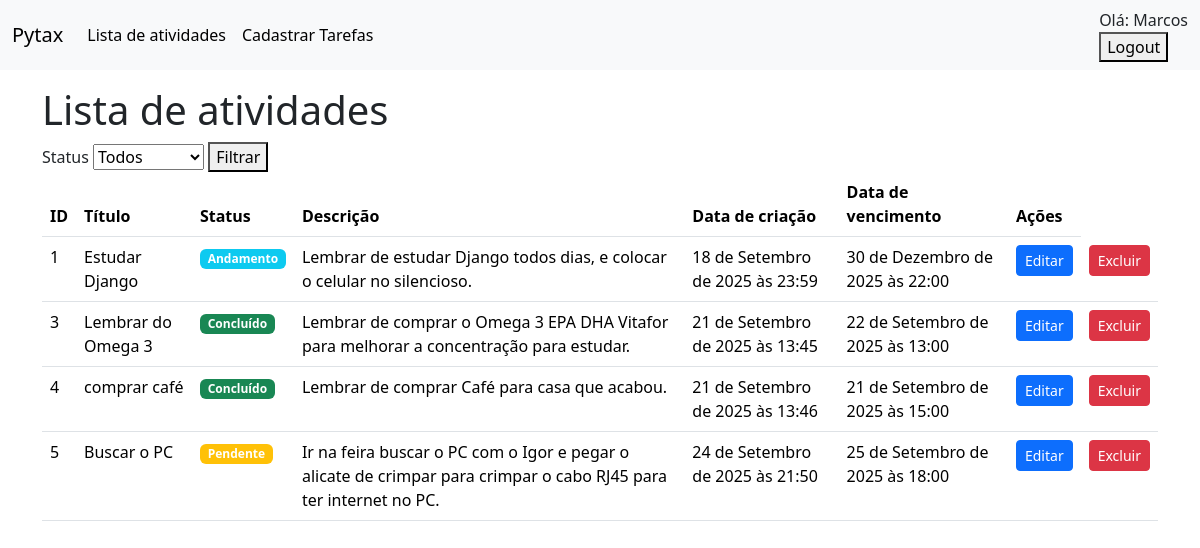
The app's page / (signed in) with its own data.
### tasks/models.py (models this page shows, shortened)
class Task(models.Model):
    STATUS_CHOICES = [
        ("P", "Pendente"),
        ("A", "Andamento"),
        ("C", "Conluído")
    ]
    title = models.CharField(max_length=255)
    description = models.TextField()
    status = models.CharField(max_length=1, choices=STATUS_CHOICES, default='P')
    created_at = models.DateTimeField(auto_now_add=True)
    due_date = models.DateTimeField()

### tasks/views.py (the view)
# urls.py: path('', TaskListView.as_view(), name = 'task-list'),
@method_decorator(login_required, name='dispatch')
class TaskListView(ListView):
    model = Task
    template_name = 'tasks/task_list.html'
    context_object_name = 'tasks'
    def get_queryset(self):
        queryset = super().get_queryset()
        status = self.request.GET.get('status')
        if status:
            queryset = queryset.filter(status=status)
        return queryset

### tasks/templates/tasks/task_list.html (shortened to what this page needs)
{% extends "base.html" %}
{% block content %}
    <h1>Lista de atividades</h1>
    <form method="get" action="{% url 'task-list' %}">
      <label for="status">Status</label>
        <select name="status" id="status">
          <option value="">Todos</option>
        </select>
        <button type="submit">Filtrar</button>
    </form>
    <table class="table">
  <thead>
    <tr>
      <th scope="col">ID</th>
      <th scope="col">Título</th>
      <th scope="col">Status</th>
      <th scope="col">Descrição</th>
      <th scope="col">Data de criação</th>
      <th scope="col">Data de vencimento</th>
      <th scope="col">Ações</th>
    </tr>
  </thead>
  <tbody>
    {% for task in tasks %}
    <tr>
       <td>{{task.pk}}</td>
      <td>{{task.title}}</td>
      <td>
        {% if task.status == 'P' %}
          <span class="badge bg-warning" title="Pendente" >Pendente</span>
      {% elif task.status == 'A' %}
        <span class="badge bg-info" title="Andamento" >Andamento</span>
      {% elif task.status == 'C' %}
        <span class="badge bg-success" title="Concluido" >Concluído</span>
      {% endif %}
      </td>
      <td>{{task.description}}</td>
      <td>{{task.created_at}}</td>
      <td>{{task.due_date}}</td>
      <td>
        <a href="{% url "task-edit" pk=task.pk %}"class="btn btn-primary btn-sm">Editar</a>
      </td>
      <td>
        <a href="{% url "task-delete" pk=task.pk %}"class="btn btn-danger btn-sm">Excluir</a>
      </td>
    </tr>
    {% endfor %}
  </tbody>
</table>
{% endblock content %}

### tasks/templates/base.html (shortened to what this page needs)
<!doctype html>
<html lang="en">
  <head>
    <link href="https://cdn.jsdelivr.net/npm/bootstrap@5.3.8/dist/css/bootstrap.min.css" rel="stylesheet">
  </head>
  <body>
<nav class="navbar navbar-expand-lg bg-body-tertiary">
  <div class="container-fluid">
    <a class="navbar-brand" href="#">Pytax</a>
    <div class="collapse navbar-collapse" id="navbarNav">
      {% if request.user.is_authenticated %}
        <ul class="navbar-nav">
          <li class="nav-item">
            <a class="nav-link active" aria-current="page" href="{% url 'task-list' %}">Lista de atividades</a>
          </li>
          <li class="nav-item">
            <a class="nav-link active" aria-current="page" href="{% url "task-create" %}">Cadastrar Tarefas</a>
          </li>
        </ul>
      {% endif %}
    </div>
    <div class="mt-3 mt-lg-0">
      {% if request.user.is_authenticated %}
        Olá: {{request.user.username}}
        <form action="{% url "logout" %}" method="post">
          <button type="submit">Logout</button>
        </form>
    </div>
      {% else %}
        <div class="mt-3 mt-lg-0">
          <a href="{% url "login" %}" class="btn btn_light mx-3">Login</a>
      {% endif %}
      </div>
</nav>
    <main class="container mt-3">
            {% block content %}{% endblock  %}
    </main>
  </body>
</html>

### records on screen
Task: pk "1", title "Estudar Django", status "Andamento", description "Lembrar de estudar Django todos dias, e colocar o celular no silencioso.", created_at "18 de Setembro de 2025 às 23:59", due_date "30 de Dezembro de 2025 às 22:00"
Task: pk "3", title "Lembrar do Omega 3", status "Concluído", description "Lembrar de comprar o Omega 3 EPA DHA Vitafor para melhorar a concentração para estudar.", created_at "21 de Setembro de 2025 às 13:45", due_date "22 de Setembro de 2025 às 13:00"
Task: pk "4", title "comprar café", status "Concluído", description "Lembrar de comprar Café para casa que acabou.", created_at "21 de Setembro de 2025 às 13:46", due_date "21 de Setembro de 2025 às 15:00"
Task: pk "5", title "Buscar o PC", status "Pendente", description "Ir na feira buscar o PC com o Igor e pegar o alicate de crimpar para crimpar o cabo RJ45 para ter internet no PC.", created_at "24 de Setembro de 2025 às 21:50", due_date "25 de Setembro de 2025 às 18:00"

### other values on screen
{{ request.user.username }} "Marcos"
